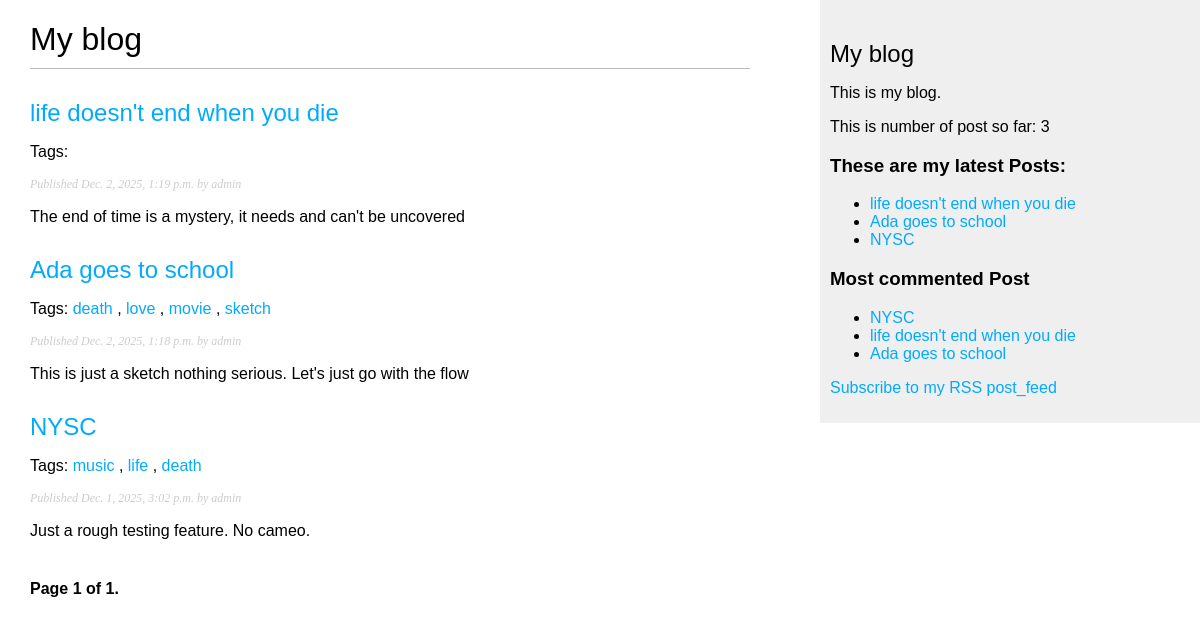
The page /blog/ on the database as committed earlier.
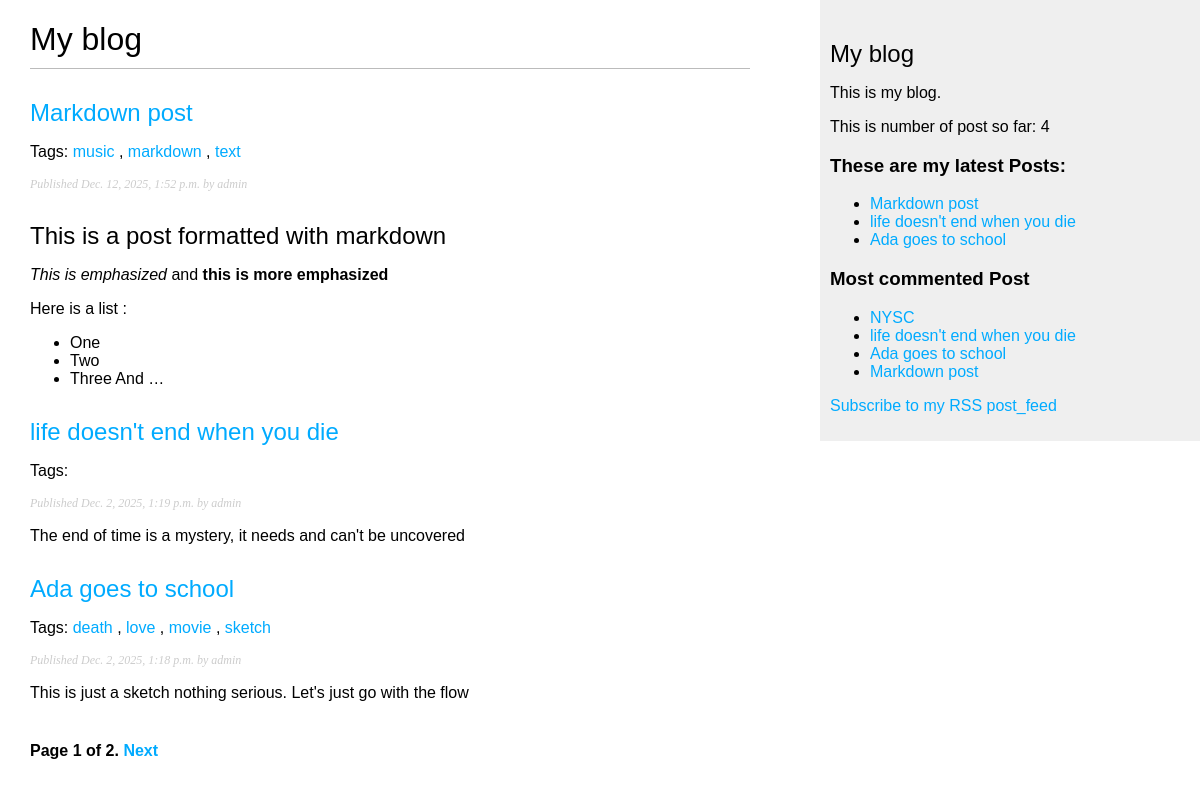
The same page on the database as committed later.
### blog/models.py (models this page shows, shortened)
class Post(models.Model):
    class Status(models.TextChoices):
        DRAFT = 'DF', 'Draft'
        PUBLISHED = 'PB', 'Published'
    title = models.CharField(max_length=250)
    slug = models.SlugField(
        max_length=250,
        unique_for_date="publish")
    author = models.ForeignKey(
        settings.AUTH_USER_MODEL, #if any author is deleted all his post will be deleted
        on_delete = models.CASCADE,
        related_name = 'blog_posts')
    body = models.TextField()
    publish = models.DateTimeField(default=timezone.now)
    created = models.DateTimeField(auto_now_add= True)
    updated = models.DateTimeField(auto_now= True)
    status = models.CharField(
        max_length = 2,
        choices= Status,
        default = Status.DRAFT
    )
    objects = models.Manager() # this is our default manager, it gets called even if it doesn't get called
    published = PublishedManager()
    tags = TaggableManager()
    class Meta:
        ordering = ['-publish']
        indexes = [
            models.Index(fields = ['-publish']),
        ]
    def get_absolute_url(self):
        return reverse(
            "blog:post_detail",
            args= [
                self.publish.year,
                self.publish.month,
                self.publish.day,
                self.slug
                ]
            )

### blog/views.py (the view)
# urls.py: path("", views.post_list, name="post_list"),
def post_list(request, tag_slug = None):
    post_lists = Post.published.all()
    tag = None
    if tag_slug:
        tag = get_object_or_404(Tag, slug = tag_slug)
        post_lists = post_lists.filter(tags__in = [tag])
    paginator = Paginator(post_lists, 3)
    page_number = request.GET.get('page')
    try:
       posts = paginator.page(page_number)
    except PageNotAnInteger:
        posts = paginator.page(1)
    except EmptyPage:
        posts = paginator.page(paginator.num_pages)
    return render(
        request,
        'blog/post/list.html',
        {"posts": posts,
         "tag": tag}
    )

### blog/models.py (called while the page is built)
    def get_queryset(self):
        return(
            super().get_queryset().filter(status = Post.Status.PUBLISHED)
        )

### blog/templatetags/blog_tags.py (called while the page is built)
@register.simple_tag
def total_posts():
    return Post.published.count()

@register.simple_tag
def get_most_commented_post(count = 5):
    return Post.published.annotate(
        total_comments = Count("comments")
    ).order_by("-total_comments")[:count]

@register.inclusion_tag('blog/post/latest_posts.html')
def show_latest_posts(count = 5):
    latest_posts = Post.published.order_by("-publish")[:count]
    return {"latest_posts": latest_posts}

@register.filter(name = "markdown")
def markdown_format(text):
    return mark_safe(markdown.markdown(text))

### blog/templates/blog/post/list.html (shortened to what this page needs)
{% extends "blog/base.html" %}
{% load blog_tags %}
{% block content %}
    <h1>My blog</h1>
    {% for post in posts %}
        <h2>
            <a href="{{ post.get_absolute_url }}">
                {{ post.title }}
            </a>
        </h2>
        <p class = "tags">
            Tags:
            {% for tag in post.tags.all %}
                <a href = "{% url "blog:post_list_by_tag" tag.slug %}">
                    {{tag.name}}
                </a>{% if not forloop.last %}, {% endif %}
            {% endfor %}
        <p class="date">
            Published {{ post.publish }} by {{ post.author }}
        </p>
        {{ post.body|markdown|truncatewords_html:30 }}
    {% empty %}
        <p>No post here</p>
    {% endfor %}
    {% include 'pagination.html' with page=posts %}
{% endblock %}

### blog/templates/blog/base.html (shortened to what this page needs)
{% load blog_tags %}
{% load static %}
<!DOCTYPE html>
<html>
<head>
    <link href="{% static "css/blog.css" %}" rel="stylesheet">
</head>
<body>
    <div id="content">
        {% block content %} {% endblock %}
    </div>
    <div id="sidebar">
        <h2>My blog</h2>
        <p>This is my blog.</p>
        <p>This is number of post so far: {% total_posts %}</p>
        <h3>These are my latest Posts: </h3>
        {% show_latest_posts 3 %}
        <h3>Most commented Post</h3>
        {% get_most_commented_post as most_commented_posts %}
        <ul>
            {% for post in most_commented_posts  %}
                <li>
                    <a href="{{ post.get_absolute_url }}"> {{ post.title }}</a>
                </li>
            {% endfor %}
        </ul>
         <P>
            <a href= "{% url "blog:post_feed" %}">
                Subscribe to my RSS post_feed
            </a>
        </P>
    </div>
</body>
</html>

### blog/templates/pagination.html (shortened to what this page needs)
<div class="pagination">
    <span class="step-links">
    <span class="current">
        Page {{ page.number }} of {{ page.paginator.num_pages }}.
    </span>
    {% if page.has_next %}
        <a href="?page={{ page.next_page_number }}">Next</a>
    {% endif %}
    </span>
</div>

### blog/templates/blog/post/latest_posts.html
<ul>
    {% for post in latest_posts %}
        <li>
            <a href="{{ post.get_absolute_url }}">{{ post.title }}</a
        </li>
    {% endfor %}
</ul>

### blog/static/css/blog.css (style rules this page uses)
body { margin:0; padding:0; font-family:helvetica, sans-serif; }
a { color:#00abff; text-decoration:none; }
h1 { font-weight:normal; border-bottom:1px solid #bbb; padding:0 0 10px 0; }
h2 { font-weight:normal; margin:30px 0 0; }
#content { float:left; width:60%; padding:0 0 0 30px; }
#sidebar { float:right; width:30%; padding:10px; background:#efefef; height:100%; }
p.date { color:#ccc; font-family: georgia, serif; font-size: 12px; font-style: italic; }
.pagination { margin:40px 0; font-weight:bold; }

Rows that differ between the two databases and show on the page:
no longer on one of the page's lists (row unchanged): Post: title "NYSC", publish "Dec. 1, 2025, 3:02 p.m.", author "admin", body "Just a rough testing feature. No cameo."
added Post: title "Markdown post", publish "Dec. 12, 2025, 1:52 p.m.", author "admin", body "This is a post formatted with markdown This is emphasized and this is more emphasized Here is a list : One Two Three And …", Tag (name "music")
added Tag: name "markdown", shown under "Markdown post"
added Tag: name "text", shown under "Markdown post"
computed for Post "NYSC": loses Tag (name "life"); loses Tag (name "music"); loses Tag (name "death")
Other text that changed with them:
{{ page.paginator.num_pages }}: "1" → "2"
text no longer shown: "3"
text now shown: "Next 4"
